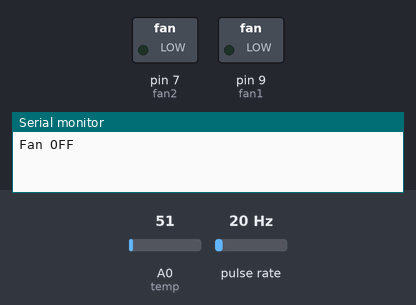
Recording of a sketch running on a simulated Arduino Uno, built with avr-gcc and run on an emulated ATmega328P. Parts: switched loads named in the sketch (green lamp = pin HIGH), the last lines printed to the serial monitor. Wiring (inferred from the names in the program): pulse sensor: data pin 2. Inputs (shaded band) come from the test bench; at power-on: A0 (temp) = 51, pulse rate 20 Hz. Pins used as bus, display or sensor lines are not drawn.

Above: at 1.2 s.
1.3 s: A0 (temp) set to 60
At 1.8 s:
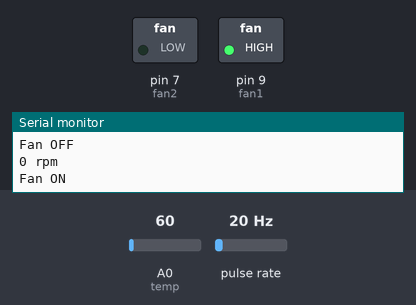
Timing chart, 0 to 4.3 s (numbered marks = the images above; inputs shaded):
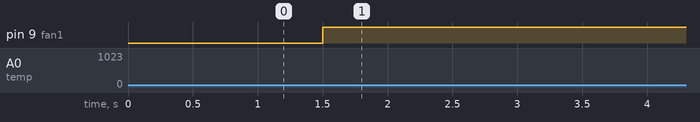

Measured:
- the behaviour switches between 53 and 54 on A0 (temp) (found by bisection; images 0 and 1)
- after the input at 1.3 s, pin 9 (fan1): LOW → HIGH after 0.20 s

The sketch:

fan_solve.ino
```cpp
int rotate;
int Calc;
int tempval;


//The pin location of the sensor
int hallsensor = 2;
int hallsensor1 = 3;
int hallsensor2 = 4;
int hallsensor3 = 5;
int fan1=9;
int fan2= 7;
int temp= A0;

typedef struct{

//Defines the structure for multiple fans and
//their dividers
char fantype;
unsigned int fandiv;
}
fanspec;


//This is the varible used to select the fan and it's divider,
//set 1 for unipole hall effect sensor
//and 2 for bipole hall effect sensor

fanspec fanspace[3]={{0,1},{1,2},{2,8}}; char fan = 1;

void rpm ()
//This is the function that the interupt fan fault alarm

{ rotate++; }

//This is the setup function where the serial port is initialised,
//and the interrupt is attached

void setup()

{
  pinMode(fan1, OUTPUT);
  pinMode(fan2, OUTPUT);
  pinMode(temp, INPUT);
  pinMode(hallsensor, OUTPUT);
  pinMode(hallsensor1, OUTPUT);
  pinMode(hallsensor2, OUTPUT);
  pinMode(hallsensor3, OUTPUT);

Serial.begin(9600);
attachInterrupt(0, rpm, RISING);
}

void loop ()

//Set NbTops to 0 ready for calculations
{

  tempval=analogRead(temp);
  tempval=tempval/2.0741;


 if(tempval>25)
  {
    digitalWrite(fan1,HIGH);{


    digitalWrite(hallsensor,HIGH);
    digitalWrite(hallsensor1,HIGH);
    }
    Serial.println("Fan ON");
    delay(500);
  }

  else if(tempval>25)
  {
    digitalWrite(fan1,LOW);{

    digitalWrite(hallsensor,LOW);
    digitalWrite(hallsensor1,LOW);
    }
    Serial.println("Fan1 Fault");
    delay(500);
  }

  else if(tempval>25)
  {
    digitalWrite(fan2,LOW);{


    digitalWrite(hallsensor2,LOW);
    digitalWrite(hallsensor3,LOW);
    }
    Serial.println("Fan2 Fault");
    delay(500);
  }

  else if (tempval>30)
  {
    digitalWrite(fan1 && fan2,HIGH);{

      digitalWrite(hallsensor && hallsensor1 && hallsensor2 && hallsensor3,HIGH);
    }


    Serial.println("Dual Fan ON");
    delay(500);
    }

  else if (tempval<=25)

 {
    digitalWrite(fan1 && fan2,LOW); {

       digitalWrite(hallsensor && hallsensor1 && hallsensor2 &&  hallsensor3,LOW);
    }

    Serial.println("Fan OFF");
    delay(500);
    }

   else if (tempval>30)
  {


    digitalWrite(fan1 || fan2, LOW); {

    digitalWrite(hallsensor || hallsensor1 || hallsensor2 || hallsensor3,LOW);

    }
    Serial.println("Fan Fault Alarm");
    delay(500);
    }


  rotate = 0;

//Enables interrupts
sei();

//Wait 1 second
delay (1000);

//Disable interrupts
cli();

//Times NbTopsFan (which is apprioxiamately the fequency the fan
//is spinning at) by 60 seconds before dividing by the fan's divider
Calc = ((rotate * 60)/fanspace[fan].fandiv);

//Prints the number calculated above
Serial.print (Calc, DEC);

//Prints " rpm" and a new line
Serial.print (" rpm\r\n");
}
```
